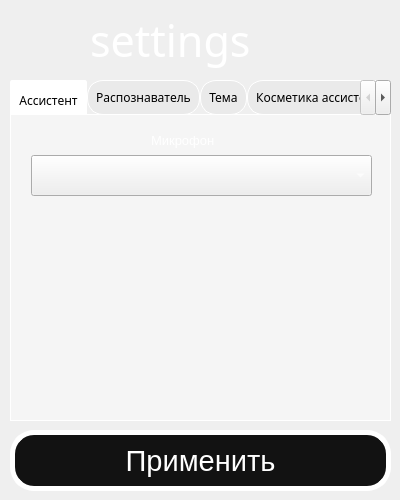
<?xml version="1.0" encoding="UTF-8"?>
<ui version="4.0">
 <class>MainWindow</class>
 <widget class="QMainWindow" name="MainWindow">
  <property name="geometry">
   <rect>
    <x>0</x>
    <y>0</y>
    <width>400</width>
    <height>500</height>
   </rect>
  </property>
  <property name="minimumSize">
   <size>
    <width>400</width>
    <height>500</height>
   </size>
  </property>
  <property name="maximumSize">
   <size>
    <width>400</width>
    <height>500</height>
   </size>
  </property>
  <property name="font">
   <font>
    <kerning>false</kerning>
   </font>
  </property>
  <property name="windowTitle">
   <string>LAST.settings</string>
  </property>
  <property name="windowIcon">
   <iconset>
    <normaloff>../texture/icontitle.png</normaloff>../texture/icontitle.png</iconset>
  </property>
  <property name="styleSheet">
   <string notr="true">background-color: '#121212';</string>
  </property>
  <widget class="QWidget" name="centralwidget">
   <widget class="QLabel" name="title_text_2">
    <property name="geometry">
     <rect>
      <x>90</x>
      <y>10</y>
      <width>221</width>
      <height>61</height>
     </rect>
    </property>
    <property name="font">
     <font>
      <family>Unbounded</family>
      <pointsize>32</pointsize>
      <weight>50</weight>
      <italic>false</italic>
      <bold>false</bold>
      <kerning>true</kerning>
     </font>
    </property>
    <property name="mouseTracking">
     <bool>false</bool>
    </property>
    <property name="tabletTracking">
     <bool>false</bool>
    </property>
    <property name="acceptDrops">
     <bool>false</bool>
    </property>
    <property name="styleSheet">
     <string notr="true">color: rgb(255, 255, 255);
background:none;</string>
    </property>
    <property name="text">
     <string>settings</string>
    </property>
    <property name="margin">
     <number>0</number>
    </property>
    <property name="openExternalLinks">
     <bool>false</bool>
    </property>
   </widget>
   <widget class="QPushButton" name="pushButton">
    <property name="enabled">
     <bool>true</bool>
    </property>
    <property name="geometry">
     <rect>
      <x>10</x>
      <y>430</y>
      <width>381</width>
      <height>61</height>
     </rect>
    </property>
    <property name="font">
     <font>
      <pointsize>-1</pointsize>
     </font>
    </property>
    <property name="styleSheet">
     <string notr="true">QPushButton {
    display: inline-block !important;
    family: 'Unbounded Light' !important;
    /*text-decoration: none !important;*/
    background-color: #121212 !important;
    color: #ffffff !important;
    border: 5px solid #ffffff !important;
    border-radius: 24px !important;
    font-size: 29px !important;
    padding: 0px 0px !important; 
    transition: all 0.8s ease !important;
}
QPushButton:hover{
    /*text-decoration: none !important; */
    background-color: #ffffff !important;
    family: 'Unbounded Light' !important;
    color: #121212 !important;
    border-color: #121212 !important;
}</string>
    </property>
    <property name="text">
     <string>Применить</string>
    </property>
    <property name="flat">
     <bool>false</bool>
    </property>
   </widget>
   <widget class="QTabWidget" name="tabWidget">
    <property name="enabled">
     <bool>true</bool>
    </property>
    <property name="geometry">
     <rect>
      <x>10</x>
      <y>80</y>
      <width>381</width>
      <height>341</height>
     </rect>
    </property>
    <property name="baseSize">
     <size>
      <width>0</width>
      <height>0</height>
     </size>
    </property>
    <property name="font">
     <font>
      <family>Unbounded Light</family>
      <pointsize>9</pointsize>
      <kerning>true</kerning>
     </font>
    </property>
    <property name="focusPolicy">
     <enum>Qt::TabFocus</enum>
    </property>
    <property name="acceptDrops">
     <bool>false</bool>
    </property>
    <property name="toolTipDuration">
     <number>-1</number>
    </property>
    <property name="layoutDirection">
     <enum>Qt::LeftToRight</enum>
    </property>
    <property name="autoFillBackground">
     <bool>false</bool>
    </property>
    <property name="styleSheet">
     <string notr="true">

QTabWidget::pane {
  border: 1px solid white;
  top:-1px; 
  background: rgb(245, 245, 245);

} 

QTabBar::tab {
  background: rgb(234, 234, 234); 
  border: 1px solid white; 
  padding: 8px;
  border-radius: 16px;

} 

QTabBar::tab:selected { 
  background: white; 
  margin-bottom: -5px; 
  border-radius: 2px
}</string>
    </property>
    <property name="tabPosition">
     <enum>QTabWidget::North</enum>
    </property>
    <property name="tabShape">
     <enum>QTabWidget::Rounded</enum>
    </property>
    <property name="currentIndex">
     <number>0</number>
    </property>
    <widget class="QWidget" name="tab">
     <attribute name="title">
      <string>Ассистент</string>
     </attribute>
     <widget class="QLabel" name="title_text_4">
      <property name="geometry">
       <rect>
        <x>140</x>
        <y>0</y>
        <width>111</width>
        <height>51</height>
       </rect>
      </property>
      <property name="font">
       <font>
        <family>MS Shell Dlg 2</family>
        <pointsize>10</pointsize>
        <weight>50</weight>
        <italic>false</italic>
        <bold>false</bold>
       </font>
      </property>
      <property name="mouseTracking">
       <bool>false</bool>
      </property>
      <property name="tabletTracking">
       <bool>false</bool>
      </property>
      <property name="acceptDrops">
       <bool>false</bool>
      </property>
      <property name="styleSheet">
       <string notr="true">color: rgb(255, 255, 255);
font: 10pt &quot;MS Shell Dlg 2&quot;;
background:none;</string>
      </property>
      <property name="text">
       <string>Микрофон</string>
      </property>
      <property name="margin">
       <number>16</number>
      </property>
      <property name="openExternalLinks">
       <bool>false</bool>
      </property>
     </widget>
     <widget class="QComboBox" name="comboBox">
      <property name="geometry">
       <rect>
        <x>20</x>
        <y>40</y>
        <width>341</width>
        <height>41</height>
       </rect>
      </property>
      <property name="cursor">
       <cursorShape>PointingHandCursor</cursorShape>
      </property>
      <property name="styleSheet">
       <string notr="true">color: rgb(255, 255, 255);</string>
      </property>
     </widget>
    </widget>
    <widget class="QWidget" name="tab_4">
     <attribute name="title">
      <string>Распознаватель</string>
     </attribute>
     <widget class="QPushButton" name="pushButton_3">
      <property name="geometry">
       <rect>
        <x>330</x>
        <y>40</y>
        <width>31</width>
        <height>41</height>
       </rect>
      </property>
      <property name="cursor">
       <cursorShape>PointingHandCursor</cursorShape>
      </property>
      <property name="styleSheet">
       <string notr="true">color: rgb(255, 255, 255);
border-color: rgb(255, 255, 255);
border:4px;</string>
      </property>
      <property name="text">
       <string>...</string>
      </property>
     </widget>
     <widget class="QLabel" name="title_text_9">
      <property name="geometry">
       <rect>
        <x>100</x>
        <y>90</y>
        <width>171</width>
        <height>21</height>
       </rect>
      </property>
      <property name="font">
       <font>
        <family>MS Shell Dlg 2</family>
        <pointsize>10</pointsize>
        <weight>50</weight>
        <italic>false</italic>
        <bold>false</bold>
        <underline>false</underline>
        <strikeout>false</strikeout>
        <kerning>true</kerning>
       </font>
      </property>
      <property name="mouseTracking">
       <bool>true</bool>
      </property>
      <property name="tabletTracking">
       <bool>false</bool>
      </property>
      <property name="acceptDrops">
       <bool>false</bool>
      </property>
      <property name="styleSheet">
       <string notr="true">color: rgb(255, 255, 255);
font: 10pt &quot;MS Shell Dlg 2&quot;;</string>
      </property>
      <property name="text">
       <string>&lt;a href='https://alphacephei.com/vosk/models'&gt;Ссылка на сайт с моделями&lt;/a&gt;</string>
      </property>
      <property name="margin">
       <number>1</number>
      </property>
      <property name="openExternalLinks">
       <bool>true</bool>
      </property>
     </widget>
     <widget class="QLineEdit" name="lineEdit_5">
      <property name="enabled">
       <bool>false</bool>
      </property>
      <property name="geometry">
       <rect>
        <x>20</x>
        <y>40</y>
        <width>291</width>
        <height>41</height>
       </rect>
      </property>
      <property name="font">
       <font>
        <pointsize>15</pointsize>
       </font>
      </property>
      <property name="cursor">
       <cursorShape>ForbiddenCursor</cursorShape>
      </property>
      <property name="styleSheet">
       <string notr="true">color: rgb(255, 255, 255);</string>
      </property>
      <property name="inputMask">
       <string/>
      </property>
      <property name="text">
       <string>C:/VASKILL/models/small_model_ru</string>
      </property>
      <property name="frame">
       <bool>true</bool>
      </property>
      <property name="dragEnabled">
       <bool>false</bool>
      </property>
     </widget>
     <widget class="QRadioButton" name="radioButton">
      <property name="geometry">
       <rect>
        <x>10</x>
        <y>10</y>
        <width>301</width>
        <height>21</height>
       </rect>
      </property>
      <property name="styleSheet">
       <string notr="true">color: rgb(255, 255, 255);</string>
      </property>
      <property name="text">
       <string>Kaldi(vosk)</string>
      </property>
      <property name="checked">
       <bool>true</bool>
      </property>
     </widget>
     <widget class="QRadioButton" name="radioButton_2">
      <property name="geometry">
       <rect>
        <x>10</x>
        <y>120</y>
        <width>301</width>
        <height>21</height>
       </rect>
      </property>
      <property name="styleSheet">
       <string notr="true">color: rgb(255, 255, 255);</string>
      </property>
      <property name="text">
       <string>Google Speech Recognition</string>
      </property>
     </widget>
    </widget>
    <widget class="QWidget" name="tab_2">
     <attribute name="title">
      <string>Тема</string>
     </attribute>
     <widget class="QComboBox" name="comboBox_2">
      <property name="geometry">
       <rect>
        <x>20</x>
        <y>40</y>
        <width>341</width>
        <height>41</height>
       </rect>
      </property>
      <property name="cursor">
       <cursorShape>PointingHandCursor</cursorShape>
      </property>
      <property name="styleSheet">
       <string notr="true">color: rgb(255, 255, 255);</string>
      </property>
      <item>
       <property name="text">
        <string>Dark</string>
       </property>
      </item>
      <item>
       <property name="text">
        <string>Light</string>
       </property>
      </item>
     </widget>
     <widget class="QLabel" name="title_text_7">
      <property name="geometry">
       <rect>
        <x>150</x>
        <y>10</y>
        <width>91</width>
        <height>21</height>
       </rect>
      </property>
      <property name="font">
       <font>
        <family>MS Shell Dlg 2</family>
        <pointsize>10</pointsize>
        <weight>50</weight>
        <italic>false</italic>
        <bold>false</bold>
       </font>
      </property>
      <property name="mouseTracking">
       <bool>false</bool>
      </property>
      <property name="tabletTracking">
       <bool>false</bool>
      </property>
      <property name="acceptDrops">
       <bool>false</bool>
      </property>
      <property name="styleSheet">
       <string notr="true">color: rgb(255, 255, 255);
font: 10pt &quot;MS Shell Dlg 2&quot;;
background:none;
</string>
      </property>
      <property name="text">
       <string>       тема</string>
      </property>
      <property name="margin">
       <number>0</number>
      </property>
      <property name="openExternalLinks">
       <bool>false</bool>
      </property>
     </widget>
    </widget>
    <widget class="QWidget" name="tab_3">
     <attribute name="title">
      <string>Косметика ассистента</string>
     </attribute>
     <widget class="QLabel" name="title_text_8">
      <property name="geometry">
       <rect>
        <x>100</x>
        <y>20</y>
        <width>181</width>
        <height>21</height>
       </rect>
      </property>
      <property name="font">
       <font>
        <family>MS Shell Dlg 2</family>
        <pointsize>10</pointsize>
        <weight>50</weight>
        <italic>false</italic>
        <bold>false</bold>
       </font>
      </property>
      <property name="mouseTracking">
       <bool>false</bool>
      </property>
      <property name="tabletTracking">
       <bool>false</bool>
      </property>
      <property name="acceptDrops">
       <bool>false</bool>
      </property>
      <property name="styleSheet">
       <string notr="true">color: rgb(255, 255, 255);
font: 10pt &quot;MS Shell Dlg 2&quot;;
background:none;</string>
      </property>
      <property name="text">
       <string>Выберите имя для ассистента</string>
      </property>
      <property name="margin">
       <number>1</number>
      </property>
      <property name="openExternalLinks">
       <bool>false</bool>
      </property>
     </widget>
     <widget class="QLineEdit" name="lineEdit_3">
      <property name="enabled">
       <bool>true</bool>
      </property>
      <property name="geometry">
       <rect>
        <x>10</x>
        <y>50</y>
        <width>351</width>
        <height>41</height>
       </rect>
      </property>
      <property name="font">
       <font>
        <pointsize>15</pointsize>
       </font>
      </property>
      <property name="cursor">
       <cursorShape>IBeamCursor</cursorShape>
      </property>
      <property name="styleSheet">
       <string notr="true">color: rgb(255, 255, 255);
</string>
      </property>
      <property name="inputMask">
       <string/>
      </property>
      <property name="text">
       <string>SkillBot</string>
      </property>
      <property name="frame">
       <bool>true</bool>
      </property>
      <property name="dragEnabled">
       <bool>false</bool>
      </property>
     </widget>
    </widget>
    <widget class="QWidget" name="tab_5">
     <attribute name="title">
      <string>Моды</string>
     </attribute>
     <widget class="QListWidget" name="listWidget">
      <property name="geometry">
       <rect>
        <x>10</x>
        <y>50</y>
        <width>361</width>
        <height>192</height>
       </rect>
      </property>
      <property name="styleSheet">
       <string notr="true">QListWidget {
	color: white;

}</string>
      </property>
     </widget>
     <widget class="QLabel" name="title_text_10">
      <property name="geometry">
       <rect>
        <x>150</x>
        <y>20</y>
        <width>101</width>
        <height>21</height>
       </rect>
      </property>
      <property name="font">
       <font>
        <family>MS Shell Dlg 2</family>
        <pointsize>10</pointsize>
        <weight>50</weight>
        <italic>false</italic>
        <bold>false</bold>
       </font>
      </property>
      <property name="mouseTracking">
       <bool>false</bool>
      </property>
      <property name="tabletTracking">
       <bool>false</bool>
      </property>
      <property name="acceptDrops">
       <bool>false</bool>
      </property>
      <property name="styleSheet">
       <string notr="true">color: rgb(255, 255, 255);
font: 10pt &quot;MS Shell Dlg 2&quot;;
background:none;</string>
      </property>
      <property name="text">
       <string>Модификации</string>
      </property>
      <property name="margin">
       <number>1</number>
      </property>
      <property name="openExternalLinks">
       <bool>false</bool>
      </property>
     </widget>
    </widget>
   </widget>
  </widget>
 </widget>
 <resources/>
 <connections/>
</ui>
